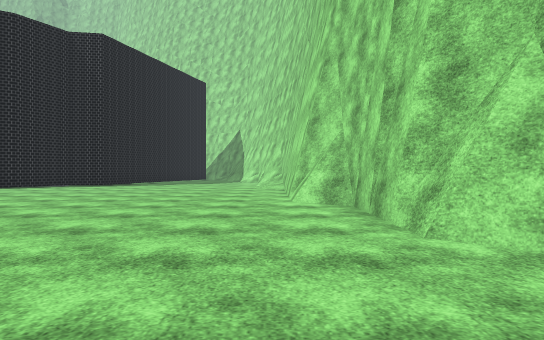
View 1 (above)

20 first-person views from a walk through a scene from a Unity 3-D project. The camera is 1.2 m above the floor, looks level and sees 70° across. The floor is counted in squares, 2 m on a side. Each view is taken from the middle of a square. On the plan, view 1 faces up. The plan holds only what a view shows up to about 11 squares ahead; the rest is blank. The place goes on beyond the plan. The player character is not drawn. Some animated figures are not drawn. Surface patterns are stand-ins for the level's own textures.

View 2
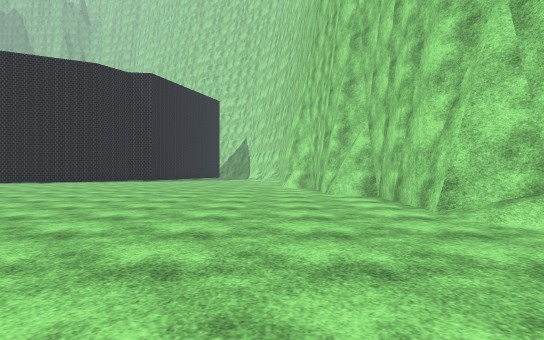

View 3
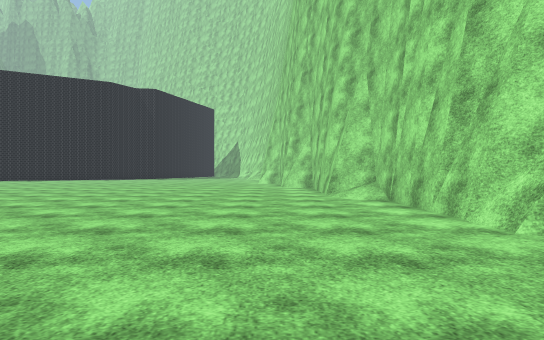

View 4
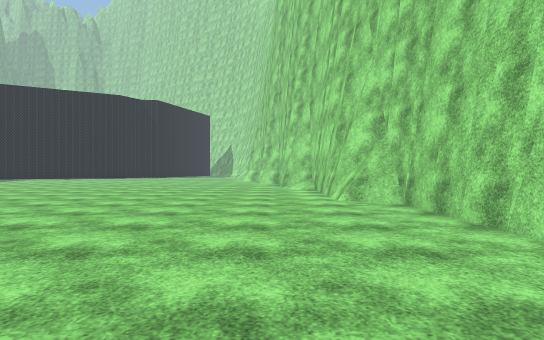

View 5
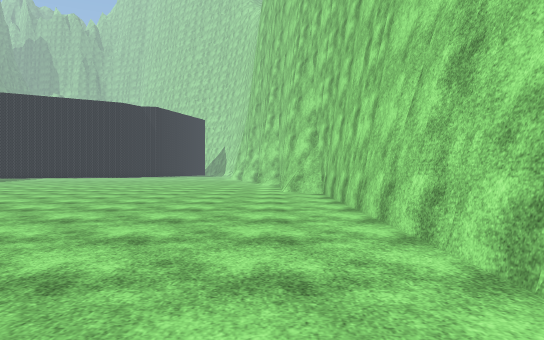

View 6
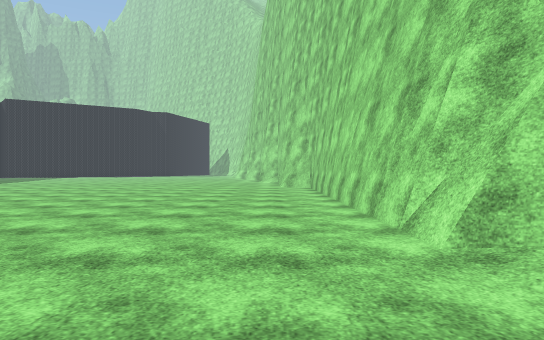

View 7
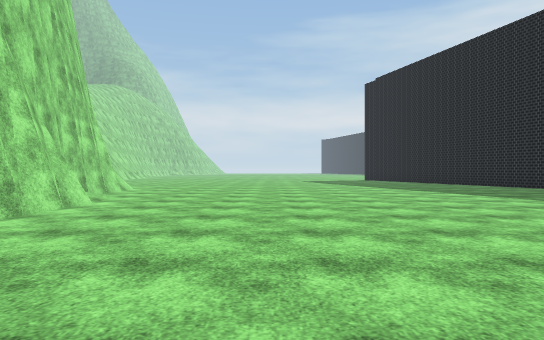

View 8
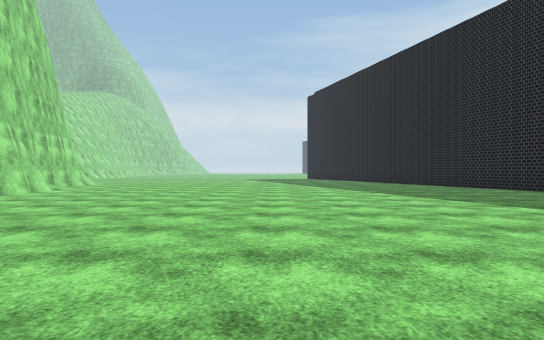

View 9
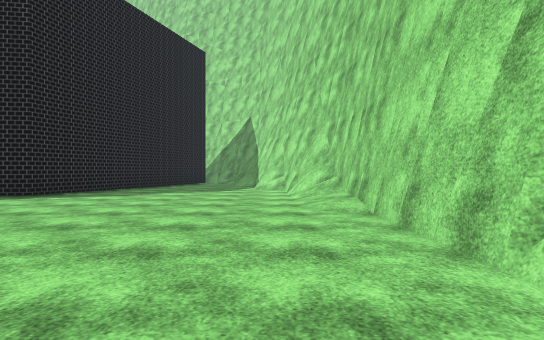

View 10
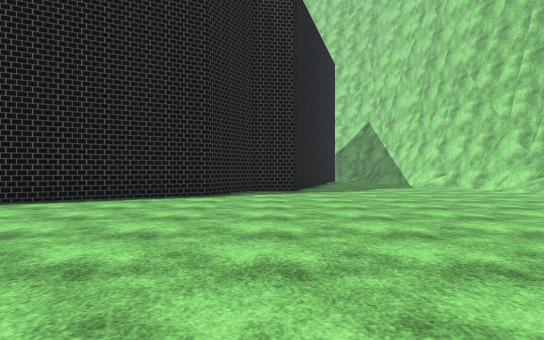

View 11
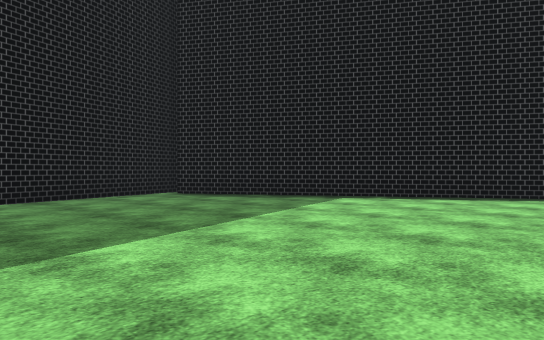

View 12
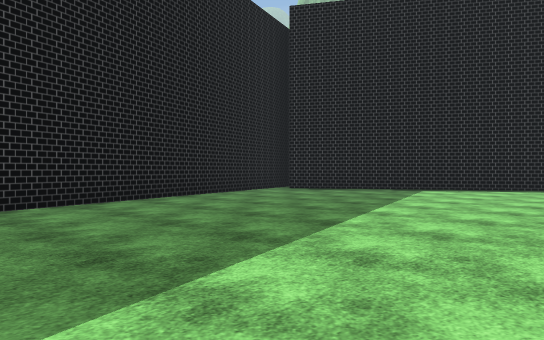

View 13
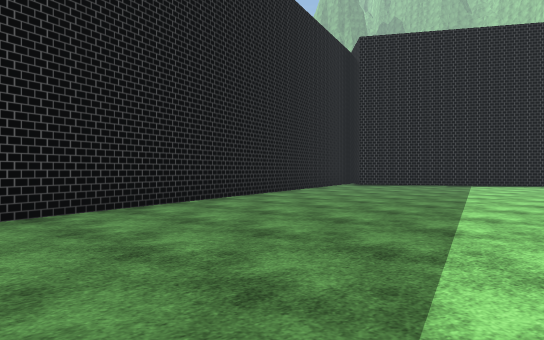

View 14
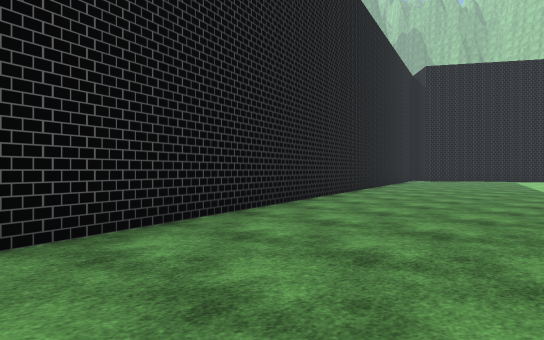

View 15
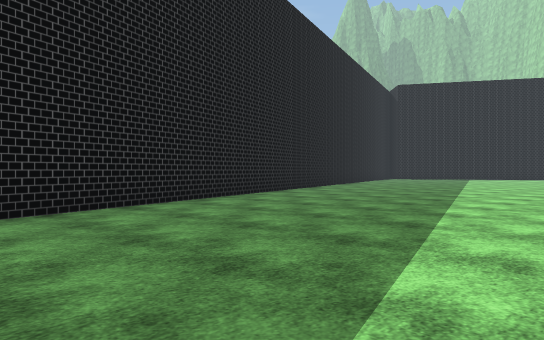

View 16
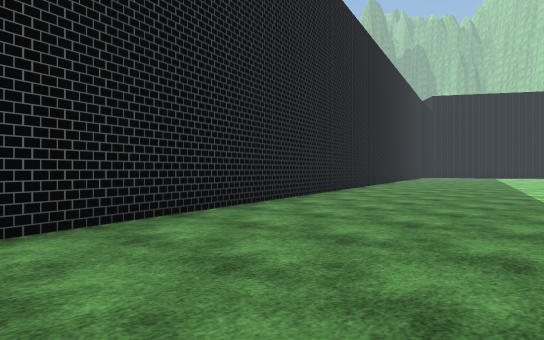

View 17
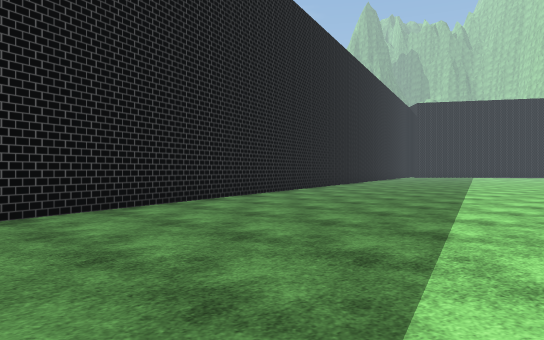

View 18
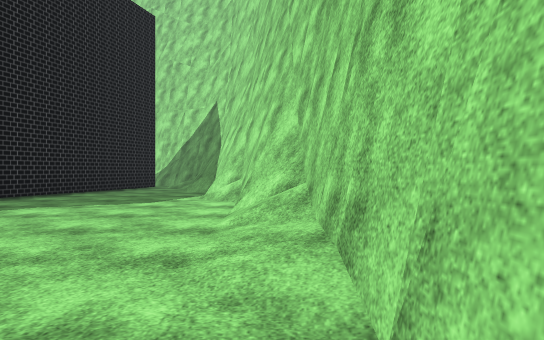

View 19
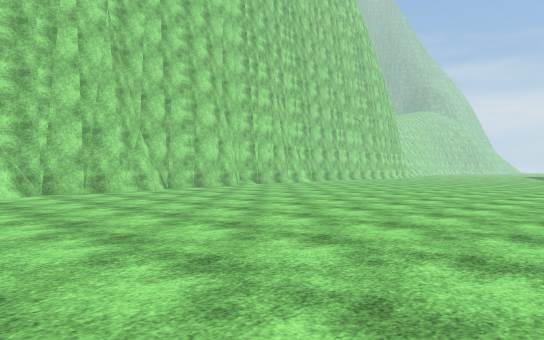

View 20
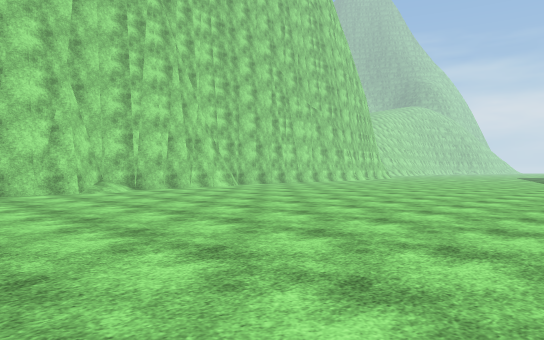

### Floor plan
Points are (right, up) in squares from view 1. A wall is a line through its corners. A room is listed if a view was taken in it or the views show most of it. See-through windows are left out.
Room 1 (views 1, 2, 3, 4, 5, 6, 7, 8, 9, 10, 11, 12, 13, 14, 15, 16, 17, 18, 19, 20)
walls: (3.5, -4.7) (3.4, -4.3); (2.4, 2.3) (2.3, 2.9) (1.7, 3.5); (1.5, 3.5) (1.5, 6.4) (0.7, 7.2) (0.7, 8); (3.8, -6.4) (3.8, -5.9) (3.5, -5.3); (1.8, 3.9) (1.4, 4.5); (4.4, -7.5) (4.3, -6.8) (3.6, -6.1) (3.6, -5.6); (1.4, 6.3) (1.3, 6.9) (0.8, 7.4); (0.5, 7.4) (0.5, 14.3) (-0.1, 15.3); (4.4, -10.5) (4.3, -9.2); (0.9, 7.7) (0.4, 8.5); (4.4, -13.3) (4.3, -12.1); (4.8, -16.7) (4.5, -16); (-17.3, 8.7) (-8.4, -20.1); (4.7, -17.1) (4.7, -16.4); (4.9, -17.5) (4.4, -17) (4.4, -7.3) (3.4, -6.3) (3.4, -1.5) (2.4, -0.4) (2.4, 2.5) (1.6, 3.3) (1.6, 4.2); (0.6, 14.2) (0.5, 14.7); (0.3, 14.3) (0.2, 15); (0.2, 15.3) (-0.3, 16.2); (5.3, -19.1) (5.2, -18.4); (-0.2, 16.7) (-0.4, 17.2); (-0.3, 17.1) (-0.5, 17.9); (5.4, -21) (5.4, -19.1); (-0.4, 17.8) (-0.5, 18.4); (-0.7, 18.4) (-1.2, 19.1); (-1.2, 19.7) (-1.5, 20.5); (-4.6, 20.6) (-6.4, 14.7) (-7.6, 14.5) (-8.4, 12.7) (-16.3, 8)
low walls: (0.2, 14.4) (-0.3, 15.3); (-0.2, 15.6) (-0.5, 16.2); (-1, 18.5) (-1.4, 19.1)

Where each view was taken, in squares from view 1:
view 1: 0 up, 0 right, facing up
view 2: 6 down, 0 right, facing up
view 3: 10 down, 1 right, facing up
view 4: 14 down, 2 right, facing up
view 5: 17 down, 3 right, facing up
view 6: 20 down, 3 right, facing up
view 7: 10 down, 1 right, facing down
view 8: 6 down, 2 left, facing down
view 9: 6 up, 1 left, facing up
view 10: 4 up, 7 left, facing up
view 11: 3 up, 8 left, facing up-left
view 12: 1 down, 8 left, facing up-left
view 13: 5 down, 8 left, facing up-left
view 14: 11 down, 8 left, facing up-left
view 15: 14 down, 5 left, facing up-left
view 16: 19 down, 5 left, facing up-left
view 17: 21 down, 3 left, facing up-left
view 18: 10 up, 0 right, facing up
view 19: 9 up, 9 left, facing down-right
view 20: 3 up, 8 left, facing down-right
